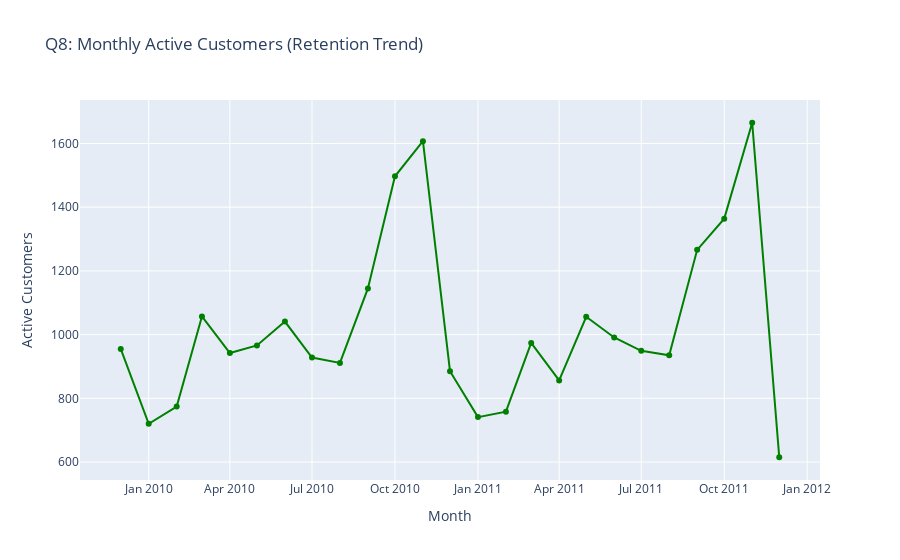

Write notebook code for a chart like this one.
### Code cell
# Q8: Monthly Active Customers (Retention Trend) : Count unique Customer IDs active in each month.

# 1. Group by MonthYear
monthly_active = df_sales.groupby('MonthYear')['Customer ID'].nunique().reset_index()

# 2. Plot Line Chart
fig8 = px.line(monthly_active, 
               x='MonthYear', 
               y='Customer ID', 
               markers=True,
               title='Q8: Monthly Active Customers (Retention Trend)',
               labels={'Customer ID': 'Active Customers', 'MonthYear': 'Month'})
fig8.update_traces(line_color='green')
fig8.show()

### Figure 1 — Plotly figure (JSON) as saved in the notebook; plotly's stock layout.template omitted (floating-point values rounded to 4 significant figures)
{"data": [{"hovertemplate": "Month=%{x}<br>Active Customers=%{y}<extra></extra>", "legendgroup": "", "line": {"color": "green", "dash": "solid"}, "marker": {"symbol": "circle"}, "mode": "lines+markers", "name": "", "orientation": "v", "showlegend": false, "type": "scatter", "x": ["2009-12", "2010-01", "2010-02", "2010-03", "2010-04", "2010-05", "2010-06", "2010-07", "2010-08", "2010-09", "2010-10", "2010-11", "2010-12", "2011-01", "2011-02", "2011-03", "2011-04", "2011-05", "2011-06", "2011-07", "2011-08", "2011-09", "2011-10", "2011-11", "2011-12"], "xaxis": "x", "y": [955, 720, 774, 1057, 942, 966, 1041, 928, 911, 1145, 1497, 1607, 885, 741, 758, 974, 856, 1056, 991, 949, 935, 1266, 1364, 1665, 615], "yaxis": "y"}], "layout": {"legend": {"tracegroupgap": 0}, "title": {"text": "Q8: Monthly Active Customers (Retention Trend)"}, "xaxis": {"anchor": "y", "domain": [0, 1], "title": {"text": "Month"}}, "yaxis": {"anchor": "x", "domain": [0, 1], "title": {"text": "Active Customers"}}}}
